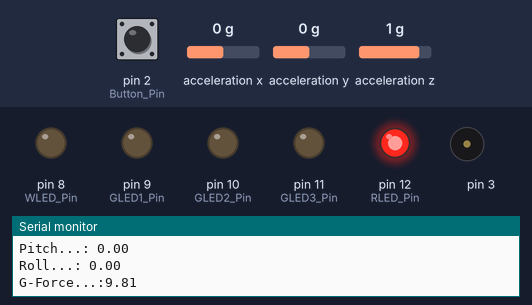
A sketch run on a simulated Arduino Uno, built with avr-gcc and run on an emulated ATmega328P. Shown: output pins drawn as LEDs (lit = HIGH), buzzer (waves = sounding), the last lines printed to the serial monitor. The test bench sets the inputs (shaded band); at power-on: pin 2 (Button_Pin) LOW, acceleration x 0 g, acceleration y 0 g, acceleration z 1 g.

Above: at 5.8 s.
5.9 s: pin 2 (Button_Pin) pulled HIGH for 0.8 s
At 6.4 s:
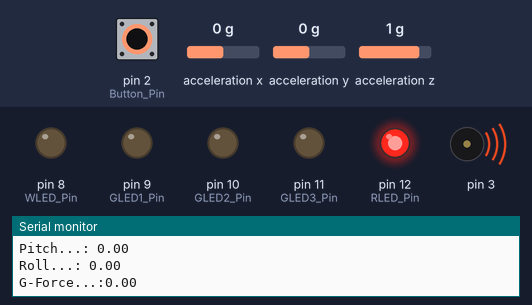
At 6.9 s:
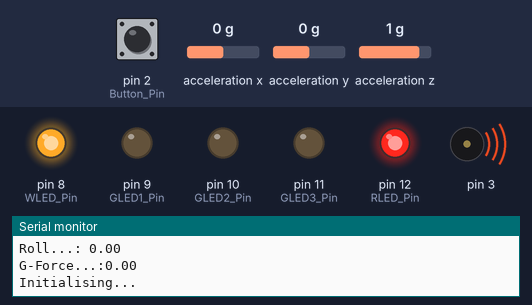
13.5 s: pin 2 (Button_Pin) pulled HIGH for 0.8 s
At 16.3 s:
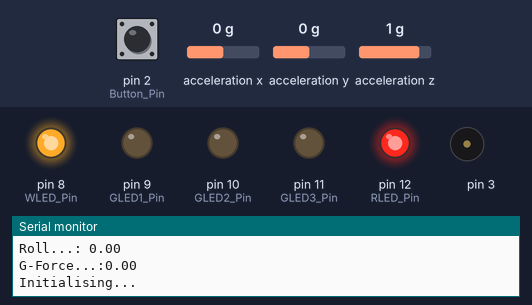
17.6 s: pin 2 (Button_Pin) pulled HIGH for 3.2 s
Timing chart, 0 to 25.1 s (numbered marks = the images above; inputs shaded):
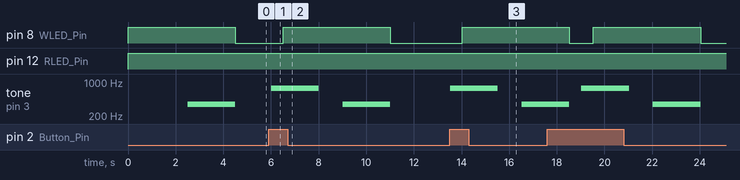

Measured:
- after the input at 5.9 s, pin 8 (WLED_Pin): LOW → HIGH after 0.61 s, → LOW 4.5 s later; tone on pin 3: silent → 750 Hz after 0.11 s, → silent 2.0 s later, → 350 Hz 1.0 s later, → silent 2.0 s later
- after the input at 13.5 s, pin 8 (WLED_Pin): LOW → HIGH after 0.53 s; tone on pin 3: silent → 750 Hz at once, → silent 2.0 s later, → 350 Hz 1.0 s later

The sketch:

ADXL345_Tinkerino_Otto.ino
```cpp
#include <Wire.h>
#include <ADXL345.h>

ADXL345 adxl;    // Variable adxl is an instance of the ADXL345 library

// Declaring pins
const int Button_Pin = 2;
const int WLED_Pin = 8;
const int GLED1_Pin = 9;
const int GLED2_Pin = 10;
const int GLED3_Pin = 11;
const int RLED_Pin = 12;

// Declaring center values and thresholds for x, y and z sensitivity
int button = 0;
int is_init;                          // Initialisation status at rest
int is_latch;                         // LED latch
int thold = 10;                       // Sensitivity threshold
int x_lock[3] = {20, -30, 5};         // Lock values
int y_lock[3] = {40, 20, 70};
int z_lock[3] = {9, 9, 3};
float gravi;                          // 4mg/LSB, replace with 0.0392 if needbe
int offset[3];                        // x, y and z offsets i.e. value at rest

void setup()
{
  // Set data rate.
  Serial.begin(9600);
  adxl.powerOn();

  // Declaring pins
  pinMode(WLED_Pin, OUTPUT);
  pinMode(GLED1_Pin, OUTPUT);
  pinMode(GLED2_Pin, OUTPUT);
  pinMode(GLED3_Pin, OUTPUT);
  pinMode(RLED_Pin, OUTPUT);
  pinMode(Button_Pin, INPUT);

  // Resetting status vars
  gravi = 0;
  is_init = 0;
  is_latch = 0;
}

void loop()
{
  // Declaring measured params
  int count;
  int x, y, z;             // Measured values
  float gx = 0.0;
  float gy = 0.0;
  float gz = 0.0;          // Converted values
  float x_angle = 0.0;     // Measured angles
  float y_angle = 0.0;

  // Reading x, y, z values
  adxl.readAccel(&x, &y, &z);
  //Serial.println(x);
  //Serial.println(y);
  //Serial.println(z);

  // Initialising addons
  button = digitalRead(Button_Pin);

  // Initialisation at rest
  if (is_init == 0)
  {
    Serial.println("Initialising...");
    digitalWrite(WLED_Pin, HIGH);
    digitalWrite(RLED_Pin, HIGH);
    delay(2500);
    offset[0] = 0;
    offset[1] = 0;
    offset[2] = 0;
    for (count = 0; count < 20; count++)
    {
      offset[0] = offset[0] + x;
      offset[1] = offset[1] + y;
      offset[2] = offset[2] + z;
    }
    offset[0] = offset[0]/20;
    offset[1] = offset[1]/20;
    offset[2] = offset[2]/20;
    gravi = 9.81/offset[2];
    is_init = 1;
    tone(3, 350, 2000);
    delay(2000);
    digitalWrite(WLED_Pin, LOW);
    Serial.println("Done!");
  }
  // Soft reset
  else if (button == HIGH)
  {
    is_init = 0;
    is_latch = 0;
    digitalWrite(GLED1_Pin, LOW);
    digitalWrite(GLED2_Pin, LOW);
    digitalWrite(GLED3_Pin, LOW);
    tone(3, 750, 2000);
  }
  // Running normal operation
  else
  {
    // Converting increments
    gx = (float)(x-offset[0])*gravi;
    gy = (float)(y-offset[1])*gravi;
    gz = (float)z*gravi;

    // Calculating pitch and roll
    x_angle = atan(gx/gz)*57.296;     // 57.296 converting to degrees from radians
    y_angle = atan(gy/gz)*57.296;

    // Lock sequence
    if (gz > z_lock[0] && (x_angle < x_lock[0] + thold && x_angle > x_lock[0] - thold) && (y_angle < y_lock[0] + thold && y_angle > y_lock[0] - thold))
    {
      digitalWrite(GLED1_Pin, HIGH);
      is_latch = 1;
    }
    else if (is_latch == 1 && gz > z_lock[1] && (x_angle < x_lock[1] + thold && x_angle > x_lock[1] - thold) && (y_angle < y_lock[1] + thold && y_angle > y_lock[1] - thold))
    {
      digitalWrite(GLED2_Pin, HIGH);
      is_latch = 2;
    }
    else if (is_latch == 2 && gz > z_lock[2] && (x_angle < x_lock[2] + thold && x_angle > x_lock[2] - thold) && (y_angle < y_lock[2] + thold && y_angle > y_lock[2] - thold))
    {
      digitalWrite(GLED3_Pin, HIGH);
      digitalWrite(RLED_Pin, LOW);
      is_latch = 3;
    }
  }
  Serial.print("Pitch...: ");
  Serial.println(y_angle);
  Serial.print("Roll...: ");
  Serial.println(x_angle);
  Serial.print("G-Force...:");
  Serial.println(gz);
  delay(500);
}
```
